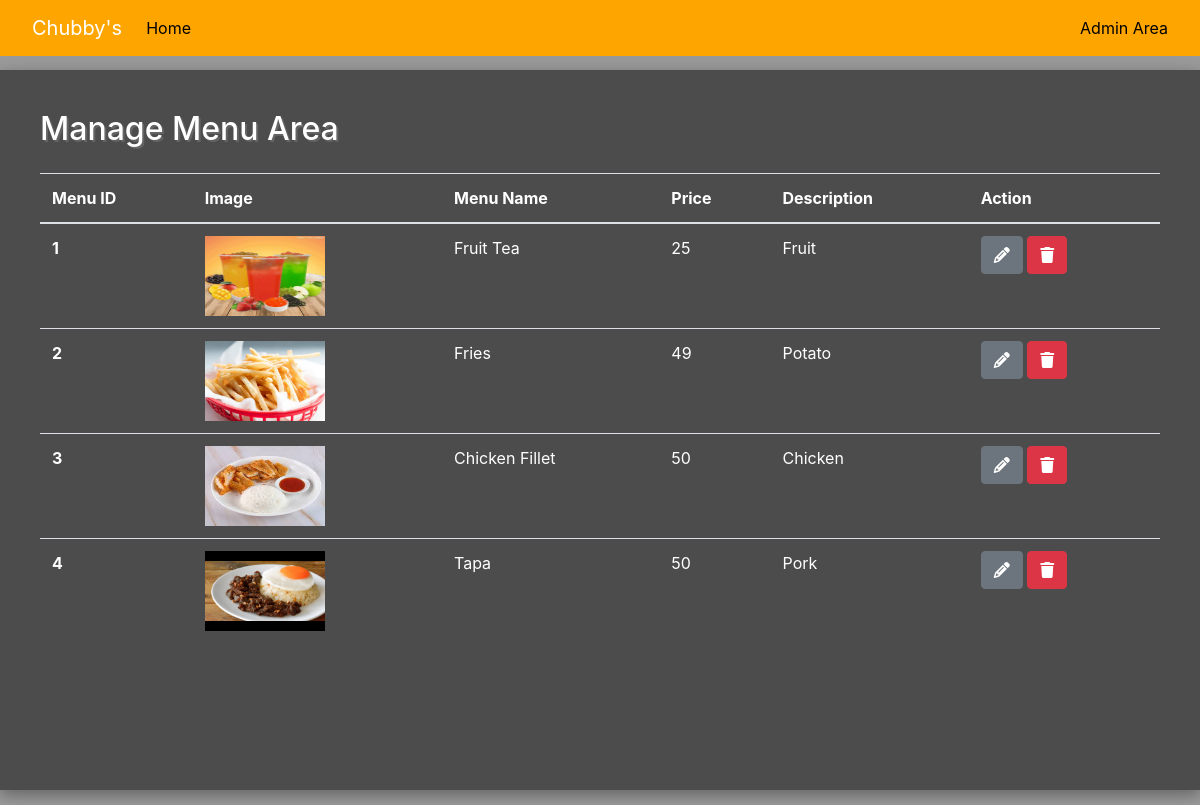
The app's page /admin.php with its own data.
### tables this page shows
CREATE TABLE `tbl_menu` (
  `tbl_menu_id` int(11) NOT NULL,
  `image` varchar(255) NOT NULL,
  `menu_name` varchar(255) NOT NULL,
  `price` int(11) NOT NULL,
  `description` text NOT NULL
);

### admin.php (the view, shortened to what this page needs)
<!DOCTYPE html>
<html lang="en">
<head>
    <link rel="stylesheet" href="https://cdn.jsdelivr.net/npm/bootstrap@4.6.2/dist/css/bootstrap.min.css">
    <link rel="stylesheet" href="https://cdnjs.cloudflare.com/ajax/libs/font-awesome/6.5.1/css/all.min.css" />
</head>
<body>
<nav class="navbar navbar-expand-lg navbar-dark bg-dark" id="navbar-header">
        <a class="navbar-brand ml-3" href="#"> Chubby's </a>
        <div class="collapse navbar-collapse" id="navbarNav">
            <ul class="navbar-nav">
                <li class="nav-item">
                    <a class="nav-link" href="./index.php">Home</a>
                </li>
            </ul>
            <a class="nav-link ml-auto" href="./admin.php" style="color: rgb(255, 255, 255);">Admin Area</a>
        </div>
    </nav>
    <div class="main">
        <div class="manage-menu-container">
            <h2>Manage Menu Area</h2>
            <div class="menu-container">
                <table class="table table mt-3">
                    <thead>
                        <tr>
                            <th>Menu ID</th>
                            <th>Image</th>
                            <th>Menu Name</th>
                            <th>Price</th>
                            <th>Description</th>
                            <th>Action</th>
                        </tr>
                    </thead>
                    <tbody>
                        <?php
                            include('conn/conn.php');
                            $stmt = $conn->prepare("SELECT * FROM `tbl_menu`");
                            $stmt->execute();
                            $result = $stmt->fetchAll();
                            foreach($result as $row) {
                                $menuID = $row['tbl_menu_id'];
                                $image = $row['image'];
                                $menuName = $row['menu_name'];
                                $price = $row['price'];
                                $description = $row['description'];
                                ?>
                                <tr>
                                    <th id="menuID-<?= $menuID ?>"><?= $menuID ?></th>
                                    <td id="image-<?= $menuID ?>"><img src="images/<?php echo $image ?>" class="img-fluid" style="height: 80px; width:120px;" alt=""></td>
                                    <td id="menuName-<?= $menuID ?>"><?= $menuName ?></td>
                                    <td id="price-<?= $menuID ?>"><?= $price ?></td>
                                    <td id="description-<?= $menuID ?>"><?= $description ?></td>
                                    <td>
                                        <button type="submit" class="btn btn-secondary" onclick="updateMenu('<?= $menuID ?>')"><i class="fa-solid fa-pencil"></i></button>
                                        <button type="button" class="btn btn-danger" onclick="deleteMenu('<?= $menuID ?>')"><i class="fa-solid fa-trash"></i></button>
                                    </td>
                                </tr>
                                <?php
                            }
                        ?>
                    </tbody>
                </table>
            </div>
        </div>
    </div>
</body>
</html>

### admin.php (style rules this page uses)
html { scroll-behavior: smooth; }
body { background-image: url('images/food-frame-with-chinese-dish.jpg'); background-repeat: no-repeat; background-size: cover; background-attachment: fixed; }
.main { display: flex; justify-content: center; align-items: center; height: 93.6vh; background-color: rgba(0, 0, 0, 0.4); }
.manage-menu-container { display: flex; flex-direction: column; width: 1200px; height: 720px; box-shadow: rgba(0, 0, 0, 0.35) 0px 5px 15px; padding: 40px; background-color: rgba(0, 0, 0, 0.5); }
.manage-menu-container > h2 { color: rgb(255, 255, 255); text-shadow: 2px 2px rgb(100, 100, 100); }
table { color: rgb(255, 255, 255) !important; }
#navbar-header { background-color: orange !important; }
#navbarNav { background-color: orange; }
#navbarNav .nav-link { color: black !important; }
.navbar-brand { color: white !important; }

### records on screen
tbl_menu: tbl_menu_id "1", image (picture), menu_name "Fruit Tea", price "25", description "Fruit"
tbl_menu: tbl_menu_id "2", image (picture), menu_name "Fries", price "49", description "Potato"
tbl_menu: tbl_menu_id "3", image (picture), menu_name "Chicken Fillet", price "50", description "Chicken"
tbl_menu: tbl_menu_id "4", image (picture), menu_name "Tapa", price "50", description "Pork"
